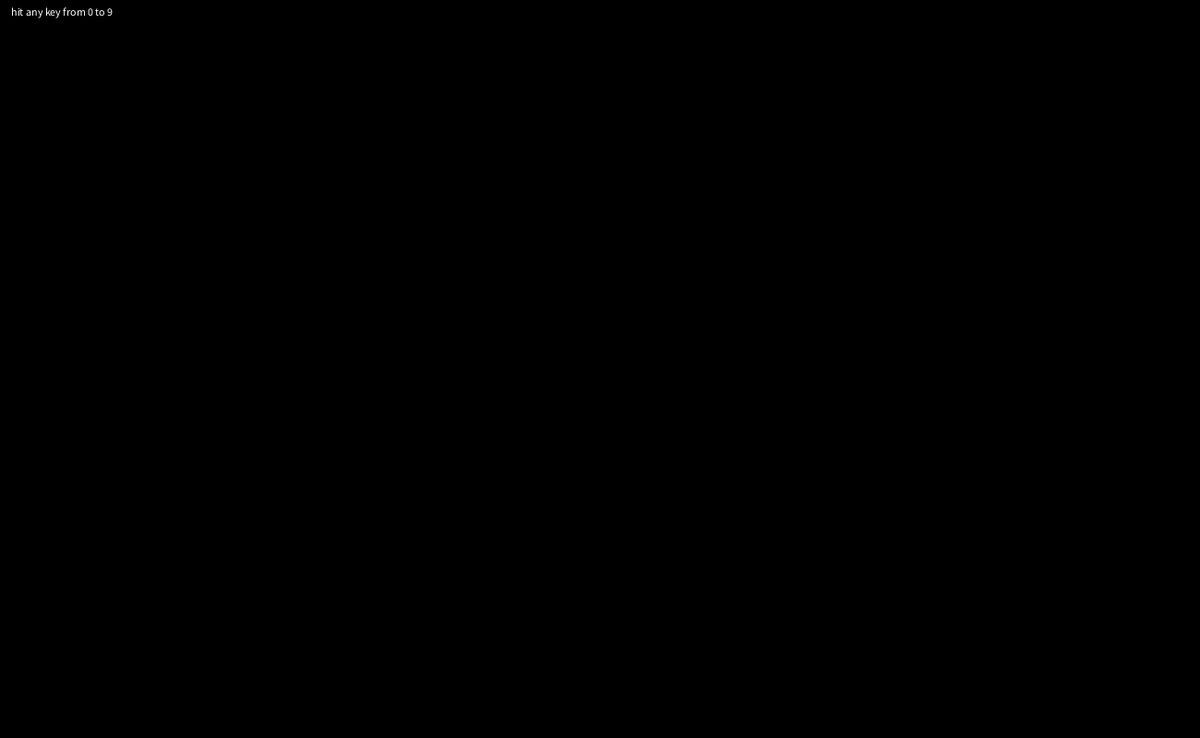
Frame 1 (no input)
Frame 60 (the mouse pressed at the canvas centre just before this capture): identical to frame 1, image omitted
Frame 120 (the mouse held since frame 60 and released just before this capture): identical to frame 1, image omitted

The Processing sketch that drew this single still picture (run headless with seeded random() and noise(); from frame 60 on, the mouse is pressed at the canvas centre):

// Processing sketch: multiplicationTable1
// ── multiplicationTable1.pde


// 
String result = "";

void setup() {
  //
  size(1300, 800);
  background(0);
}

void draw() {
  //
  background(0);
  text("hit any key from 0 to 9", 12, 17);

  text(result, 33, 33);
}

void keyReleased() {
  multiplicationTable ( int(key-48) );
}

void multiplicationTable ( int num ) {

  result = num + " **************\n";

  for (int i = 1; i <= 10; i++)
    result += i + " * " + num + " = " + i*num +"\n"; // use nf
} // function 
